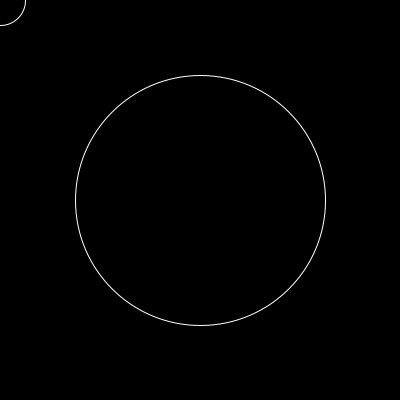
Frame 1 (no input)
Frame 60 (the mouse pressed at the canvas centre just before this capture): identical to frame 1, image omitted
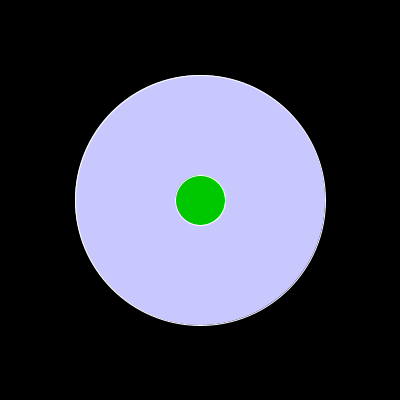
Frame 120 (the mouse held since frame 60 and released just before this capture)

The Processing sketch that drew these frames (run headless with seeded random() and noise(); from frame 60 on, the mouse is pressed at the canvas centre):

// Processing sketch: color_ellipse_example
// ── color_ellipse_example.pde
// Lesson1

// integers:
static int sizeX = 500;
static int sizeY = 500;
int green;
int blue;
int red;
// 
float xProcent;
float yProcent;
void setup() {
    size(400, 400);
    stroke(255);

   }
 
void draw() {
    //line(150, 25, mouseX, mouseY);
    xProcent = map(mouseY,0,width,0,255);
    yProcent = map(mouseY,0,height,0,255);
        background(0, 0, 0);
        // Drawing and filling big ellipse:
        fill(mouseX,mouseY,mouseX+mouseY);
        ellipse(200,200,250,250);
        
        fill(0,mouseX,0);
        ellipse(mouseX, mouseY, 50, 50);
   }
